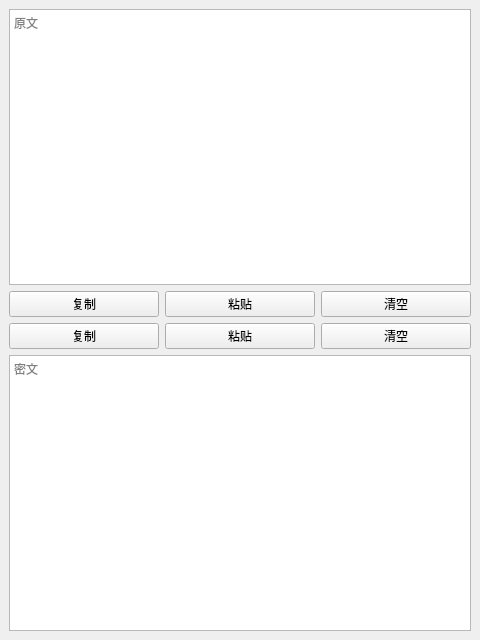
<?xml version="1.0" encoding="UTF-8"?>
<ui version="4.0">
 <class>MainWindow</class>
 <widget class="QMainWindow" name="MainWindow">
  <property name="geometry">
   <rect>
    <x>0</x>
    <y>0</y>
    <width>480</width>
    <height>640</height>
   </rect>
  </property>
  <property name="windowTitle">
   <string>喵喵隐者4</string>
  </property>
  <property name="windowIcon">
   <iconset resource="src.qrc">
    <normaloff>:/images/ns4.png</normaloff>:/images/ns4.png</iconset>
  </property>
  <widget class="QWidget" name="centralwidget">
   <layout class="QVBoxLayout" name="verticalLayout">
    <item>
     <widget class="QPlainTextEdit" name="left">
      <property name="placeholderText">
       <string>原文</string>
      </property>
     </widget>
    </item>
    <item>
     <layout class="QHBoxLayout" name="horizontalLayout">
      <item>
       <widget class="QPushButton" name="copyLeft">
        <property name="text">
         <string>复制</string>
        </property>
       </widget>
      </item>
      <item>
       <widget class="QPushButton" name="pasteLeft">
        <property name="text">
         <string>粘贴</string>
        </property>
       </widget>
      </item>
      <item>
       <widget class="QPushButton" name="clearLeft">
        <property name="text">
         <string>清空</string>
        </property>
       </widget>
      </item>
     </layout>
    </item>
    <item>
     <layout class="QHBoxLayout" name="horizontalLayout_2">
      <item>
       <widget class="QPushButton" name="copyRight">
        <property name="text">
         <string>复制</string>
        </property>
       </widget>
      </item>
      <item>
       <widget class="QPushButton" name="pasteRight">
        <property name="text">
         <string>粘贴</string>
        </property>
       </widget>
      </item>
      <item>
       <widget class="QPushButton" name="clearRight">
        <property name="text">
         <string>清空</string>
        </property>
       </widget>
      </item>
     </layout>
    </item>
    <item>
     <widget class="QPlainTextEdit" name="right">
      <property name="placeholderText">
       <string>密文</string>
      </property>
     </widget>
    </item>
   </layout>
  </widget>
 </widget>
 <resources>
  <include location="src.qrc"/>
 </resources>
 <connections/>
</ui>
